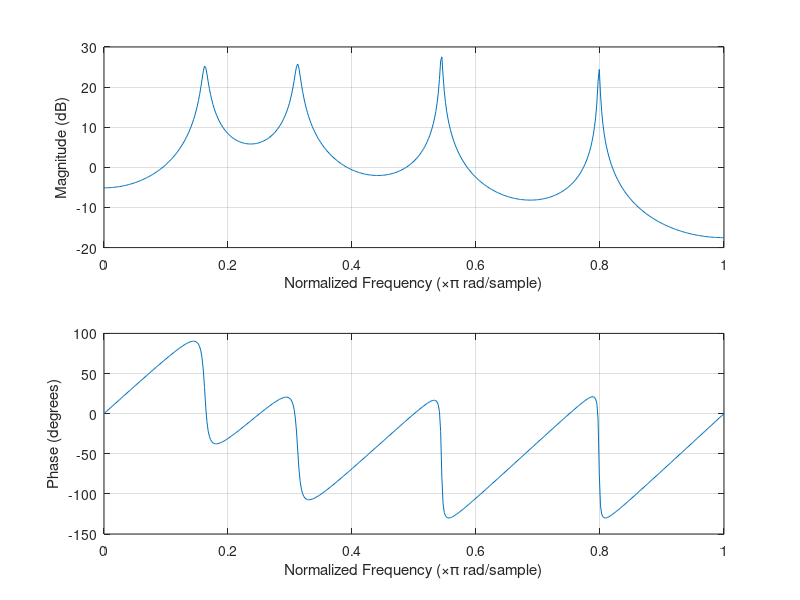

The MATLAB script that drew this image:

clear all
close all
clc

%F =  [700, 1220, 2600]; % Formant frequencies (Hz)
%BW = [130,  70,  160];  % Formant bandwidths (Hz)

vowel = 'A';
if(vowel=='A')
    F =  [666, 1279, 2229 3270]; % Formant frequencies (Hz)
elseif(vowel=='E')
    F =  [538, 1842, 2511 3248]; % Formant frequencies (Hz)
elseif(vowel=='i')
    F =  [258, 2210, 2875 3126]; % Formant frequencies (Hz)
elseif(vowel=='O')
    F =  [504, 910, 2609 3146]; % Formant frequencies (Hz)
elseif(vowel=='u')
    F =  [277, 627, 2443 3102]; % Formant frequencies (Hz)

end
BW = 0.7*[50,  50,  20,   15];  % Formant bandwidths (Hz)
fs = 8192;              % Sampling rate (Hz)

nsecs = length(F);
R = exp(-pi*BW/fs);     % Pole radii
theta = 2*pi*F/fs;      % Pole angles
poles = R .* exp(j*theta); % Complex poles 
B = 1;  A = real(poly([poles,conj(poles)]))
figure(2),freqz(B,A); % View frequency response:

if(0)
    % Convert to parallel complex one-poles (PFE):
    [r,p,f] = residuez(B,A);
    As = zeros(nsecs,3);
    Bs = zeros(nsecs,3);
    % complex-conjugate pairs are adjacent in r and p:
    for i=1:2:2*nsecs
        k = 1+(i-1)/2;
        Bs(k,:) = [r(i)+r(i+1),  -(r(i)*p(i+1)+r(i+1)*p(i)), 0];
        As(k,:) = [1, -(p(i)+p(i+1)), p(i)*p(i+1)];
    end
    sos = [Bs,As]; % standard second-order-section form
    iperr = norm(imag(sos))/norm(sos); % make sure sos is ~real
    disp(sprintf('||imag(sos)||/||sos|| = %g',iperr)); % 1.6e-16
    sos = real(sos) % and make it exactly real

    % Reconstruct original numerator and denominator as a check:
    [Bh,Ah] = psos2tf(sos); % parallel sos to transfer function
    % psos2tf appears in the matlab-utilities appendix
    disp(sprintf('||A-Ah|| = %g',norm(A-Ah))); % 5.77423e-15
    % Bh has trailing epsilons, so we'll zero-pad B:
    disp(sprintf('||B-Bh|| = %g',...
                 norm([B,zeros(1,length(Bh)-length(B))] - Bh)));
    % 1.25116e-15

    % Plot overlay and sum of all three 
    % resonator amplitude responses:
    nfft=512;
    H = zeros(nsecs+1,nfft);
    for i=1:nsecs
      [Hiw,w] = freqz(Bs(i,:),As(i,:));
      H(1+i,:) = Hiw(:).';
    end
    H(1,:) = sum(H(2:nsecs+1,:));
    ttl = 'Amplitude Response'; 
    xlab = 'Frequency (Hz)';
    ylab = 'Magnitude (dB)';
    sym = ''; 
    lgnd = {'sum','sec 1','sec 2', 'sec 3'};
    np=nfft/2; % Only plot for positive frequencies
    wp = w(1:np); Hp=H(:,1:np);
    figure(1); clf;
    myplot(wp,20*log10(abs(Hp)),sym,ttl,xlab,ylab,1,lgnd);
    %disp('PAUSING'); pause(1);
    %saveplot('../eps/lpcexovl.eps');
end%if(0)

% Now synthesize the vowel [a]:
nsamps = 256*16;
f0 = 150; % Pitch in Hz
w0T = 2*pi*f0/fs; % radians per sample

nharm = floor((fs/2)/f0); % number of harmonics
sig = zeros(1,nsamps);
n = 0:(nsamps-1);
% Synthesize bandlimited impulse train
for i=1:nharm,
    sig = sig + cos(i*w0T*n);
end;
sig = sig/max(sig);
speech = filter(1,A,sig);
soundsc([sig,sig,speech,speech]); % hear buzz, then 'ah'